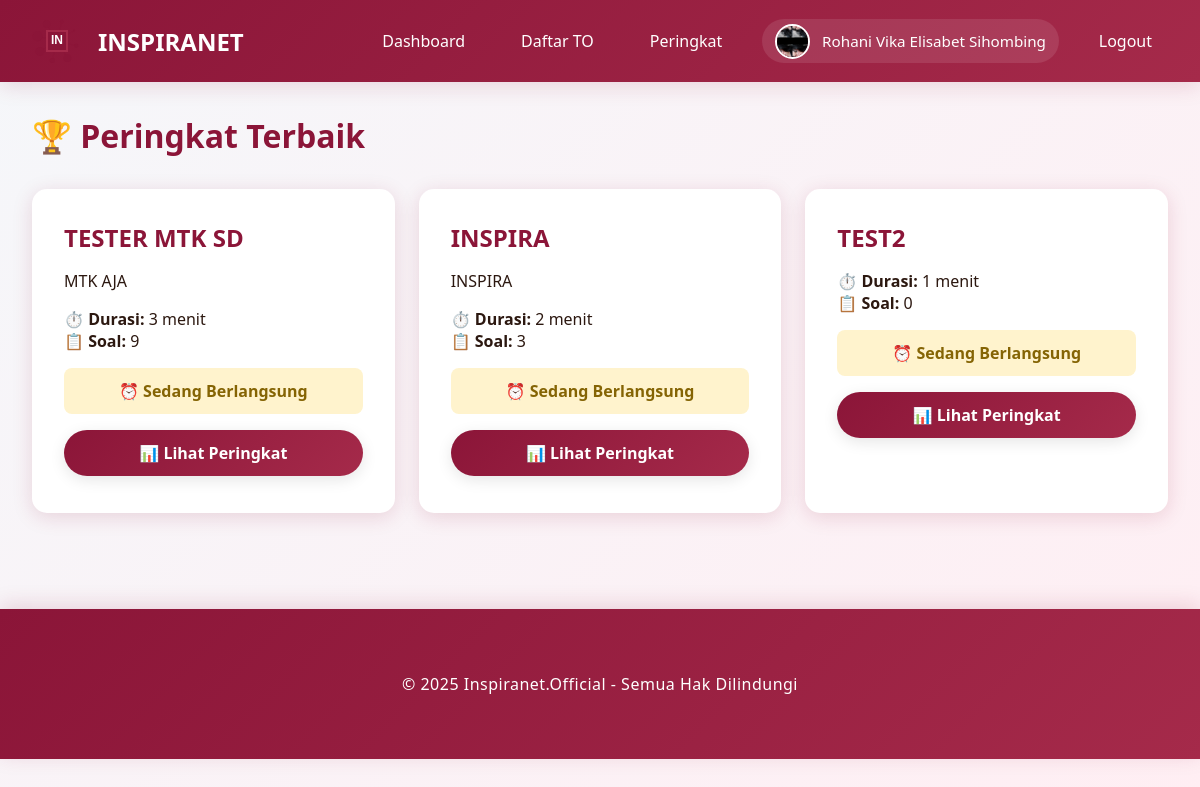
Screenshot of /peringkat (signed in) with the database file from the repository.
### models.py (models this page shows, shortened)
class User(UserMixin, db.Model):
    __tablename__ = 'users'
    id = db.Column(db.Integer, primary_key=True)
    email = db.Column(db.String(120), unique=True, nullable=False)
    password_hash = db.Column(db.String(255), nullable=False)
    full_name = db.Column(db.String(100), nullable=False)
    role = db.Column(db.String(20), nullable=False, default='student')
    inspira_branch = db.Column(db.String(50), nullable=True)
    class_level = db.Column(db.String(20), nullable=True)
    school_name = db.Column(db.String(150), nullable=True)
    phone_number = db.Column(db.String(20), nullable=True)
    profile_photo = db.Column(db.String(255), nullable=True)
    created_at = db.Column(db.DateTime, default=datetime.utcnow)
    exam_attempts = db.relationship('ExamAttempt', backref='user', lazy=True, cascade='all, delete-orphan')
    payments = db.relationship('Payment', backref='user', lazy=True, cascade='all, delete-orphan')
    leaderboard_entries = db.relationship('Leaderboard', backref='user', lazy=True, cascade='all, delete-orphan')

class Exam(db.Model):
    __tablename__ = 'exams'
    id = db.Column(db.Integer, primary_key=True)
    title = db.Column(db.String(200), nullable=False)
    description = db.Column(db.Text, nullable=True)
    duration_minutes = db.Column(db.Integer, nullable=False, default=120)
    total_questions = db.Column(db.Integer, nullable=False, default=0)
    is_premium = db.Column(db.Boolean, default=False)
    price = db.Column(db.Integer, default=0)
    is_active = db.Column(db.Boolean, default=True)
    start_time = db.Column(db.DateTime, nullable=True)
    end_time = db.Column(db.DateTime, nullable=True)
    created_by = db.Column(db.Integer, db.ForeignKey('users.id'), nullable=False)
    created_at = db.Column(db.DateTime, default=datetime.utcnow)
    questions = db.relationship('Question', backref='exam', lazy=True, cascade='all, delete-orphan')
    attempts = db.relationship('ExamAttempt', backref='exam', lazy=True, cascade='all, delete-orphan')
    payments = db.relationship('Payment', backref='exam', lazy=True, cascade='all, delete-orphan')
    leaderboard_entries = db.relationship('Leaderboard', backref='exam', lazy=True, cascade='all, delete-orphan')
    def get_status(self):
        now = datetime.utcnow()
        if self.start_time and now < self.start_time:
            return 'belum_dimulai'
        elif self.end_time and now > self.end_time:
            return 'selesai'
        elif self.start_time and self.end_time and self.start_time <= now <= self.end_time:
            return 'berlangsung'
        else:
            return 'berlangsung'

### app.py (the view)
@app.route("/peringkat")
@login_required
def all_leaderboards():
    all_exams = Exam.query.filter_by(is_active=True).all()
    now = datetime.utcnow()
    finished_exams = []
    for exam in all_exams:
        if exam.end_time and now > exam.end_time:
            finished_exams.append(exam)
        elif not exam.end_time:
            finished_exams.append(exam)
    return render_template("all_leaderboards.html", exams=finished_exams)

### app.py (called while the page is built)
@login_manager.user_loader
def load_user(user_id):
    return User.query.get(int(user_id))

@app.before_request
def ensure_db():
    if not hasattr(app, '_db_initialized'):
        app._db_initialized = True
        init_database()

### templates/all_leaderboards.html (shortened to what this page needs)
{% extends "base.html" %}
{% block content %}
<h1 style="color: var(--primary-color); margin-bottom: 2rem;">🏆 Peringkat Terbaik</h1>
<div style="display: grid; grid-template-columns: repeat(auto-fill, minmax(350px, 1fr)); gap: 1.5rem;">
    {% for exam in exams %}
    <div class="card">
        <h2>{{ exam.title }}</h2>
        <p>{{ exam.description }}</p>
        <div style="margin: 1rem 0;">
            <p><strong>⏱️ Durasi:</strong> {{ exam.duration_minutes }} menit</p>
            <p><strong>📋 Soal:</strong> {{ exam.total_questions }}</p>
            {% set status = exam.get_status() %}
            {% if status == 'selesai' %}
            <div style="padding: 0.75rem; background: #d4edda; color: #155724; border-radius: 8px; margin-top: 1rem; text-align: center;">
                <strong>✅ TO Sudah Selesai</strong><br>
                <small>Berakhir: {{ exam.get_local_end_time().strftime('%d %B %Y, %H:%M') }} WIB</small>
            </div>
            {% elif status == 'berlangsung' %}
            <div style="padding: 0.75rem; background: #fff3cd; color: #856404; border-radius: 8px; margin-top: 1rem; text-align: center;">
                <strong>⏰ Sedang Berlangsung</strong><br>
            </div>
            {% elif status == 'belum_dimulai' %}
            <div style="padding: 0.75rem; background: #f8d7da; color: #721c24; border-radius: 8px; margin-top: 1rem; text-align: center;">
                <strong>🔒 Belum Dimulai</strong><br>
                <small>Mulai: {{ exam.get_local_start_time().strftime('%d %B %Y, %H:%M') }} WIB</small>
            </div>
            {% endif %}
        </div>
        <a href="{{ url_for('leaderboard', exam_id=exam.id) }}" class="btn btn-primary" style="width: 100%; text-decoration: none; text-align: center;">
            📊 Lihat Peringkat
        </a>
    </div>
    {% endfor %}
</div>
{% endblock %}

### templates/base.html (shortened to what this page needs)
<!DOCTYPE html>
<html lang="id">
<head>
    <link rel="stylesheet" href="{{ url_for('static', filename='css/style.css') }}">
</head>
<body>
    <nav class="navbar">
        <div class="container">
            <a href="{{ url_for('index') }}" class="navbar-brand">
                <div id="logo-animation" class="logo-container"></div>
                <span>INSPIRANET</span>
            </a>
            <ul class="navbar-nav" id="navbarMenu">
                {% if current_user.is_authenticated %}
                    {% if current_user.role == 'admin' %}
                        <li><a href="{{ url_for('admin_dashboard') }}" onclick="closeMobileMenu()">Dashboard</a></li>
                        <li><a href="{{ url_for('admin_students') }}" onclick="closeMobileMenu()">Siswa</a></li>
                        <li><a href="{{ url_for('admin_teachers') }}" onclick="closeMobileMenu()">Guru</a></li>
                        <li><a href="{{ url_for('admin_exams') }}" onclick="closeMobileMenu()">TO</a></li>
                        <li><a href="{{ url_for('admin_payments') }}" onclick="closeMobileMenu()">Pembayaran</a></li>
                    {% else %}
                        <li><a href="{{ url_for('student_dashboard') }}" onclick="closeMobileMenu()">Dashboard</a></li>
                        <li><a href="{{ url_for('student_exams') }}" onclick="closeMobileMenu()">Daftar TO</a></li>
                    {% endif %}
                    <li><a href="{{ url_for('all_leaderboards') }}" onclick="closeMobileMenu()">Peringkat</a></li>
                    <li class="user-profile">
                        <div class="profile-info">
                            {% if current_user.profile_photo %}
                            <img src="{{ url_for('uploaded_file', filename='profiles/' + current_user.profile_photo) }}" alt="{{ current_user.full_name }}" class="profile-photo-nav">
                            {% else %}
                            <div class="profile-photo-placeholder">{{ current_user.full_name[0].upper() }}</div>
                            {% endif %}
                            <span class="profile-name">{{ current_user.full_name }}</span>
                        </div>
                    </li>
                    <li><a href="{{ url_for('logout') }}" onclick="closeMobileMenu()">Logout</a></li>
                {% else %}
                    <li><a href="{{ url_for('login') }}" onclick="closeMobileMenu()">Login</a></li>
                    <li><a href="{{ url_for('register') }}" onclick="closeMobileMenu()">Daftar</a></li>
                {% endif %}
            </ul>
        </div>
    </nav>
    <div class="container">
        {% block content %}{% endblock %}
    </div>
    <footer class="footer">
        <div class="container">
            <p>&copy; 2025 Inspiranet.Official - Semua Hak Dilindungi</p>
        </div>
    </footer>
</body>
</html>

### static/css/style.css (style rules this page uses)
:root { --primary-color: #8B1538; --secondary-color: #A52A4A; --accent-color: #C94060; --dark-color: #4A0E1F; --light-color: #FFE5EC; --text-dark: #2C1810; --text-light: #FFFFFF; --shadow: 0 4px 20px rgba(139, 21, 56, 0.15); --shadow-hover: 0 8px 35px rgba(139, 21, 56, 0.25); --shadow-active: 0 12px 45px rgba(139, 21, 56, 0.35); }
* { margin: 0; padding: 0; box-sizing: border-box; }
body { font-family: 'Segoe UI', Tahoma, Geneva, Verdana, sans-serif; background: linear-gradient(135deg, #f5f7fa 0%, #ffeef3 100%); color: var(--text-dark); min-height: 100vh; }
.navbar { background: linear-gradient(135deg, var(--primary-color) 0%, var(--secondary-color) 100%); padding: 1rem 0; box-shadow: var(--shadow); position: sticky; top: 0; z-index: 1000; }
.navbar .container { max-width: 1200px; margin: 0 auto; padding: 0 2rem; display: flex; justify-content: space-between; align-items: center; }
.navbar-brand { display: flex; align-items: center; gap: 1rem; color: var(--text-light); text-decoration: none; font-size: 1.5rem; font-weight: bold; }
.logo-container { position: relative; width: 50px; height: 50px; }
.navbar-nav { display: flex; gap: 1.5rem; list-style: none; align-items: center; }
.navbar-nav a { color: var(--text-light); text-decoration: none; padding: 0.5rem 1rem; border-radius: 5px; transition: all 0.3s ease; }
.user-profile { display: flex; align-items: center; }
.profile-info { display: flex; align-items: center; gap: 0.75rem; padding: 0.3rem 0.8rem; background: rgba(255, 255, 255, 0.1); border-radius: 25px; }
.profile-photo-nav { width: 35px; height: 35px; border-radius: 50%; object-fit: cover; border: 2px solid white; }
.profile-name { color: white; font-weight: 500; font-size: 0.95rem; }
.container { max-width: 1200px; margin: 2rem auto; padding: 0 2rem; }
.btn { display: inline-block; padding: 0.75rem 2rem; border: none; border-radius: 25px; font-size: 1rem; font-weight: 600; text-decoration: none; cursor: pointer; transition: all 0.4s cubic-bezier(0.68, -0.55, 0.265, 1.55); box-shadow: 0 4px 15px rgba(0, 0, 0, 0.1); position: relative; overflow: hidden; }
.btn::before { content: ''; position: absolute; top: 50%; left: 50%; width: 0; height: 0; border-radius: 50%; background: rgba(255, 255, 255, 0.2); transform: translate(-50%, -50%); transition: width 0.6s, height 0.6s; }
.btn-primary { background: linear-gradient(135deg, var(--primary-color) 0%, var(--secondary-color) 100%); color: var(--text-light); }
.card { background: white; border-radius: 15px; padding: 2rem; box-shadow: var(--shadow); margin-bottom: 2rem; animation: fadeInUp 0.8s cubic-bezier(0.68, -0.55, 0.265, 1.55); transition: all 0.4s ease; }
.card h2 { color: var(--primary-color); margin-bottom: 1rem; }
.footer { background: linear-gradient(135deg, var(--primary-color) 0%, var(--secondary-color) 100%); color: var(--text-light); text-align: center; padding: 2rem 0; margin-top: 4rem; box-shadow: 0 -4px 20px rgba(139, 21, 56, 0.15); }
.footer p { margin: 0; font-size: 1rem; font-weight: 500; letter-spacing: 0.5px; }

### rows the page displays
User: profile_photo (picture), full_name "Rohani Vika Elisabet Sihombing"
Exam: title "TESTER MTK SD", description "MTK AJA", duration_minutes "3", total_questions "9"
Exam: title "INSPIRA", description "INSPIRA", duration_minutes "2", total_questions "3"
Exam: title "TEST2", duration_minutes "1", total_questions "0"
